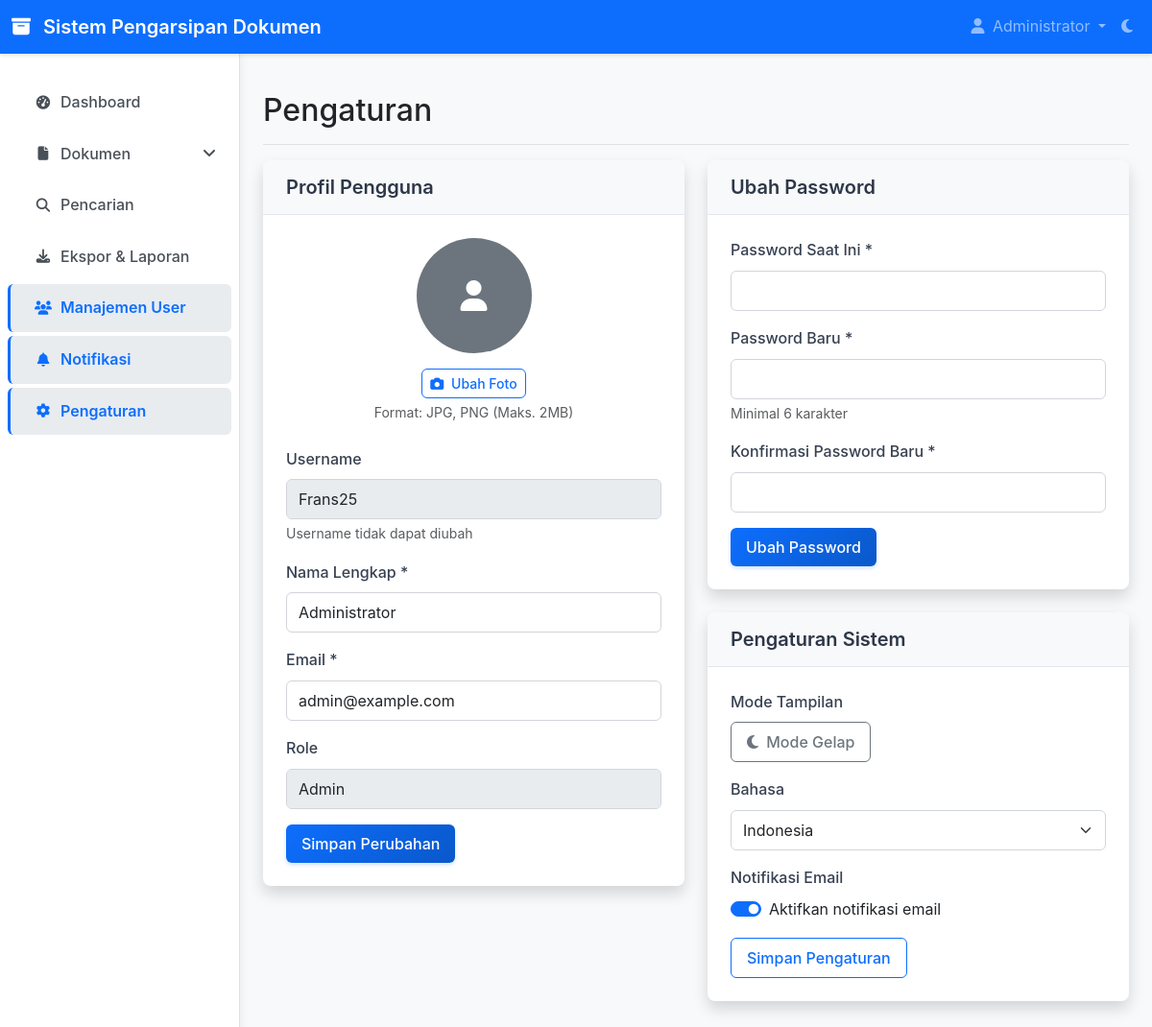
The app's page /views/settings/index.php (signed in) with its own data.
### tables this page shows
CREATE TABLE `users` (
  `id` int(11) NOT NULL,
  `username` varchar(50) NOT NULL,
  `password` varchar(255) NOT NULL,
  `email` varchar(100) NOT NULL,
  `full_name` varchar(100) NOT NULL,
  `role` enum('admin','pimpinan','staf') DEFAULT 'staf',
  `photo` varchar(255) DEFAULT NULL,
  `created_at` timestamp NOT NULL DEFAULT current_timestamp(),
  `updated_at` timestamp NOT NULL DEFAULT current_timestamp() ON UPDATE current_timestamp()
);

### views/settings/index.php (the view, shortened to what this page needs)
<?php
$database = new Database();
$db = $database->getConnection();
$query = "SELECT * FROM users WHERE id = ?";
$stmt = $db->prepare($query);
$stmt->execute([$_SESSION['user_id']]);
$user = $stmt->fetch(PDO::FETCH_ASSOC);
require_once __DIR__ . '/../partials/header.php';
?>
<div class="d-flex justify-content-between flex-wrap flex-md-nowrap align-items-center pt-3 pb-2 mb-3 border-bottom">
    <h1 class="h2">Pengaturan</h1>
</div>
<div class="row">
    <div class="col-md-6">
        <div class="card mb-4">
            <div class="card-header">
                <h5 class="card-title mb-0">Profil Pengguna</h5>
            </div>
            <div class="card-body">
                <form method="POST" action="" enctype="multipart/form-data">
                    <div class="text-center mb-4">
                        <?php if (!empty($user['photo'])): ?>
                        <img src="<?php echo SITE_URL . '/uploads/profiles/' . basename($user['photo']); ?>"
                             class="rounded-circle mb-3" width="120" height="120" style="object-fit: cover;">
                        <?php else: ?>
                        <div class="rounded-circle bg-secondary d-inline-flex align-items-center justify-content-center mb-3"
                             style="width: 120px; height: 120px;">
                            <i class="fas fa-user text-white fa-2x"></i>
                        </div>
                        <?php endif; ?>
                        <div>
                            <label for="photo" class="btn btn-sm btn-outline-primary">
                                <i class="fas fa-camera me-1"></i> Ubah Foto
                            </label>
                            <div id="photo-name" class="form-text">Format: JPG, PNG (Maks. 2MB)</div>
                        </div>
                    </div>
                    <div class="mb-3">
                        <label class="form-label">Username</label>
                        <input type="text" class="form-control" value="<?php echo htmlspecialchars($user['username']); ?>" disabled>
                        <div class="form-text">Username tidak dapat diubah</div>
                    </div>
                    <div class="mb-3">
                        <label class="form-label">Nama Lengkap *</label>
                        <input type="text" class="form-control" name="full_name"
                               value="<?php echo htmlspecialchars($user['full_name']); ?>" required>
                    </div>
                    <div class="mb-3">
                        <label class="form-label">Email *</label>
                        <input type="email" class="form-control" name="email"
                               value="<?php echo htmlspecialchars($user['email']); ?>" required>
                    </div>
                    <div class="mb-3">
                        <label class="form-label">Role</label>
                        <input type="text" class="form-control" value="<?php echo ucfirst($user['role']); ?>" disabled>
                    </div>
                    <button type="submit" class="btn btn-primary">Simpan Perubahan</button>
                </form>
            </div>
        </div>
    </div>
    <div class="col-md-6">
        <div class="card mb-4">
            <div class="card-header">
                <h5 class="card-title mb-0">Ubah Password</h5>
            </div>
            <div class="card-body">
                <form method="POST" action="">
                    <div class="mb-3">
                        <label class="form-label">Password Saat Ini *</label>
                        <input type="password" class="form-control" name="current_password" required>
                    </div>
                    <div class="mb-3">
                        <label class="form-label">Password Baru *</label>
                        <input type="password" class="form-control" name="new_password" required minlength="6">
                        <div class="form-text">Minimal 6 karakter</div>
                    </div>
                    <div class="mb-3">
                        <label class="form-label">Konfirmasi Password Baru *</label>
                        <input type="password" class="form-control" name="confirm_password" required minlength="6">
                    </div>
                    <button type="submit" class="btn btn-primary">Ubah Password</button>
                </form>
            </div>
        </div>
        <div class="card">
            <div class="card-header">
                <h5 class="card-title mb-0">Pengaturan Sistem</h5>
            </div>
            <div class="card-body">
                <div class="mb-3">
                    <label class="form-label">Mode Tampilan</label>
                    <div>
                        <button class="btn btn-outline-secondary" id="dark-mode-toggle">
                            <i class="fas fa-moon me-1"></i> Mode Gelap
                        </button>
                    </div>
                </div>
                <div class="mb-3">
                    <label class="form-label">Bahasa</label>
                    <select class="form-select">
                        <option selected>Indonesia</option>
                    </select>
                </div>
                <div class="mb-3">
                    <label class="form-label">Notifikasi Email</label>
                    <div class="form-check form-switch">
                        <input class="form-check-input" type="checkbox" id="email-notifications" checked>
                        <label class="form-check-label" for="email-notifications">
                            Aktifkan notifikasi email
                        </label>
                    </div>
                </div>
                <button type="button" class="btn btn-outline-primary">Simpan Pengaturan</button>
            </div>
        </div>
    </div>
</div>
<?php require_once __DIR__ . '/../partials/footer.php'; ?>

### assets/css/style.css (style rules this page uses)
* { margin: 0; padding: 0; box-sizing: border-box; }
body { font-family: -apple-system, BlinkMacSystemFont, 'Segoe UI', Roboto, 'Helvetica Neue', Arial, sans-serif; background-color: #f8f9fa; line-height: 1.6; overflow-x: hidden; min-height: 100vh; }
.app-container { display: flex; flex-direction: column; min-height: 100vh; }
.card { border: 1px solid #e3e6f0; border-radius: 0.5rem; margin-bottom: 1.5rem; box-shadow: 0 0.15rem 1.75rem 0 rgba(58, 59, 69, 0.1); background: #ffffff; overflow: hidden; }
.card-header { background-color: #f8f9fa; border-bottom: 1px solid #e3e6f0; padding: 1rem 1.5rem; font-weight: 600; }
.card-body { padding: 1.5rem; }
.card-title { color: #2d3748; margin-bottom: 1rem; font-weight: 600; }
.btn { border-radius: 0.375rem; font-weight: 500; padding: 0.5rem 1rem; transition: all 0.2s ease; }
.btn-sm { padding: 0.25rem 0.5rem; font-size: 0.875rem; }
.btn-primary { background: linear-gradient(135deg, #0d6efd 0%, #0a58ca 100%); border: none; box-shadow: 0 2px 4px rgba(13, 110, 253, 0.2); }
.form-control, .form-select { border-radius: 0.375rem; border: 1px solid #d1d5db; padding: 0.5rem 0.75rem; transition: all 0.2s ease; }
.form-label { font-weight: 500; color: #374151; margin-bottom: 0.5rem; }
.card { border: none; box-shadow: 0 0.5rem 1rem rgba(0, 0, 0, 0.15); transition: all 0.3s ease; }

### records on screen
users: username "Frans25", full_name "Administrator", email "admin@example.com", role "Admin"

### other values on screen
SITE_NAME "Sistem Pengarsipan Dokumen"
$_SESSION['full_name'] "Administrator"
